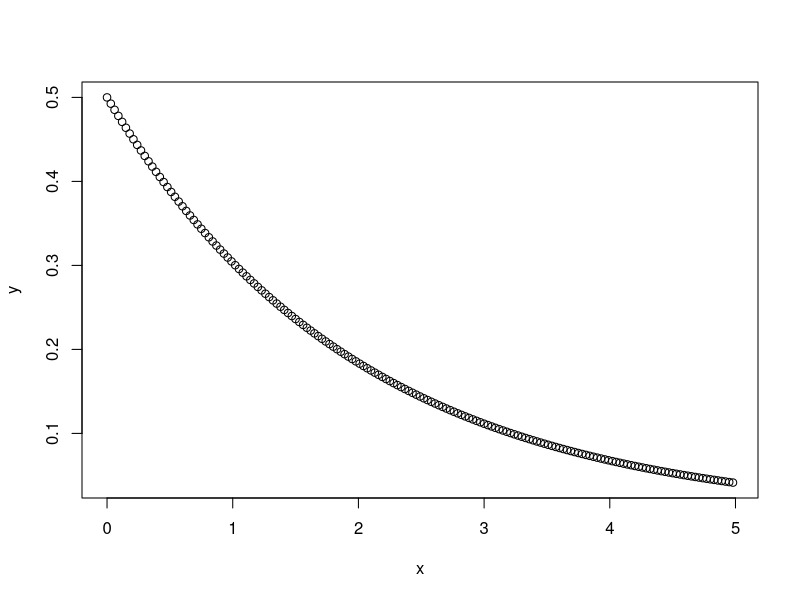
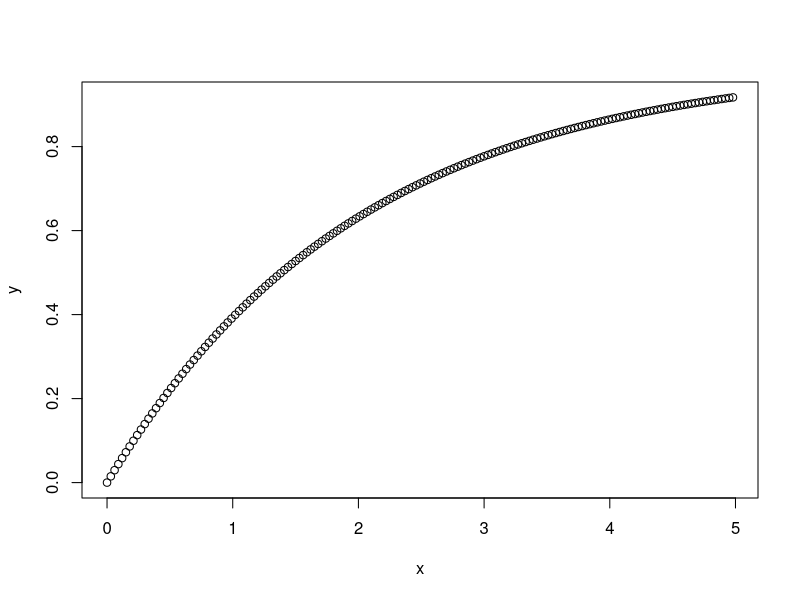
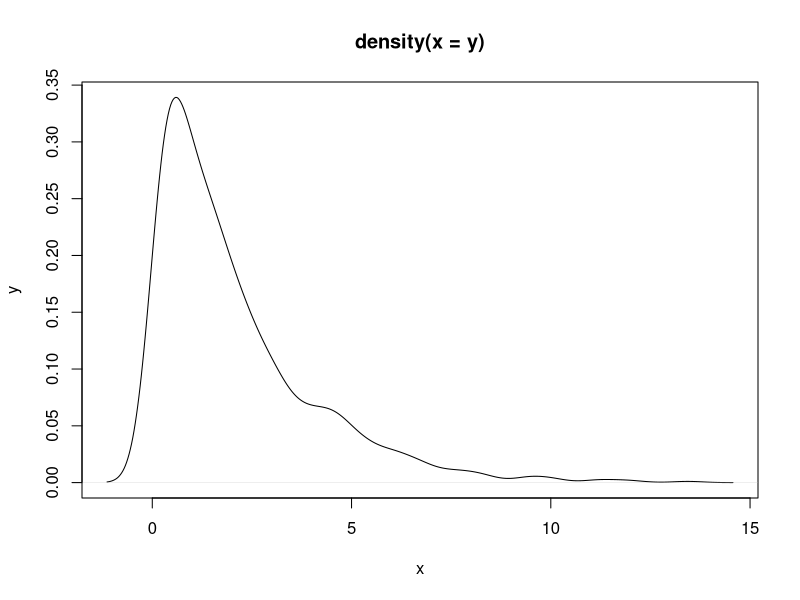

These figures' R source, in order:
#exp 5

#q1(a)
punif(45,0,60,lower.tail = FALSE)
#q1(b)
punif(30,0,60,lower.tail=TRUE) - punif(20,0,60,lower.tail=TRUE)

#q2(a)
dexp(3,1/2)
#q2(b)
x <- seq(0,5,0.03)
px <- dexp(x,1/2)
plot(x,px,xlab='x',ylab='y')
#q2(c)
pexp(3,1/2)
#q2(d)
x <- seq(0,5,0.03)
px <- pexp(x,1/2)
plot(x,px,xlab='x',ylab='y')
#q2(e)
m <- 1000
y <- rexp(m,rate=1/2)
plot(density(y),xlab='x',ylab='y')

#q3(a)
alpha <- 2
beta <- 1/3
pgamma(1,shape=alpha,scale=beta,lower.tail=FALSE)
#q3(b)
qgamma(0.7,shape=alpha,scale=beta,lower.tail=FALSE)